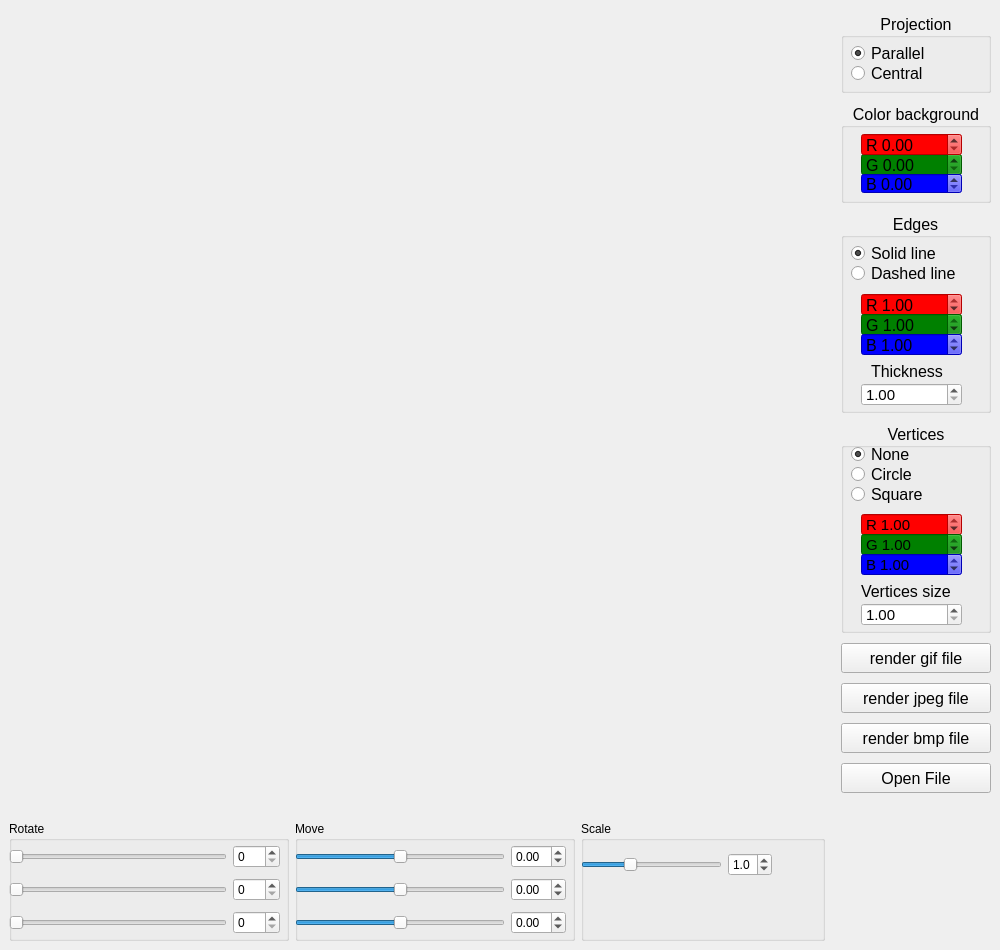
<?xml version="1.0" encoding="UTF-8"?>
<ui version="4.0">
 <class>View</class>
 <widget class="QMainWindow" name="View">
  <property name="geometry">
   <rect>
    <x>0</x>
    <y>0</y>
    <width>1000</width>
    <height>950</height>
   </rect>
  </property>
  <property name="sizePolicy">
   <sizepolicy hsizetype="Fixed" vsizetype="Fixed">
    <horstretch>0</horstretch>
    <verstretch>0</verstretch>
   </sizepolicy>
  </property>
  <property name="minimumSize">
   <size>
    <width>0</width>
    <height>0</height>
   </size>
  </property>
  <property name="maximumSize">
   <size>
    <width>1000</width>
    <height>950</height>
   </size>
  </property>
  <property name="windowTitle">
   <string>View</string>
  </property>
  <widget class="QWidget" name="main_layout">
   <layout class="QHBoxLayout" name="horizontalLayout_4">
    <item>
     <layout class="QVBoxLayout" name="opengl_layout">
      <item>
       <spacer name="verticalSpacer">
        <property name="orientation">
         <enum>Qt::Vertical</enum>
        </property>
        <property name="sizeHint" stdset="0">
         <size>
          <width>20</width>
          <height>40</height>
         </size>
        </property>
       </spacer>
      </item>
      <item>
       <layout class="QHBoxLayout" name="scrolling_layout">
        <item>
         <widget class="QGroupBox" name="gBoxRotate">
          <property name="sizePolicy">
           <sizepolicy hsizetype="Fixed" vsizetype="Fixed">
            <horstretch>0</horstretch>
            <verstretch>0</verstretch>
           </sizepolicy>
          </property>
          <property name="minimumSize">
           <size>
            <width>280</width>
            <height>120</height>
           </size>
          </property>
          <property name="maximumSize">
           <size>
            <width>280</width>
            <height>16777215</height>
           </size>
          </property>
          <property name="title">
           <string>Rotate</string>
          </property>
          <widget class="QWidget" name="layoutWidget">
           <property name="geometry">
            <rect>
             <x>0</x>
             <y>20</y>
             <width>271</width>
             <height>98</height>
            </rect>
           </property>
           <layout class="QVBoxLayout" name="verticalLayout_2">
            <item>
             <layout class="QHBoxLayout" name="horizontalLayout_10">
              <item>
               <widget class="QSlider" name="hRotate_x">
                <property name="minimum">
                 <number>0</number>
                </property>
                <property name="maximum">
                 <number>360</number>
                </property>
                <property name="orientation">
                 <enum>Qt::Horizontal</enum>
                </property>
               </widget>
              </item>
              <item>
               <widget class="QSpinBox" name="sBRotateX">
                <property name="maximum">
                 <number>360</number>
                </property>
               </widget>
              </item>
             </layout>
            </item>
            <item>
             <layout class="QHBoxLayout" name="horizontalLayout_11">
              <item>
               <widget class="QSlider" name="hRotate_y">
                <property name="minimum">
                 <number>0</number>
                </property>
                <property name="maximum">
                 <number>360</number>
                </property>
                <property name="orientation">
                 <enum>Qt::Horizontal</enum>
                </property>
               </widget>
              </item>
              <item>
               <widget class="QSpinBox" name="sBRotateY">
                <property name="maximum">
                 <number>360</number>
                </property>
               </widget>
              </item>
             </layout>
            </item>
            <item>
             <layout class="QHBoxLayout" name="horizontalLayout_12">
              <item>
               <widget class="QSlider" name="hRotate_z">
                <property name="minimum">
                 <number>0</number>
                </property>
                <property name="maximum">
                 <number>360</number>
                </property>
                <property name="orientation">
                 <enum>Qt::Horizontal</enum>
                </property>
               </widget>
              </item>
              <item>
               <widget class="QSpinBox" name="sBRotateZ">
                <property name="maximum">
                 <number>360</number>
                </property>
               </widget>
              </item>
             </layout>
            </item>
           </layout>
          </widget>
         </widget>
        </item>
        <item>
         <widget class="QGroupBox" name="gBoxMove">
          <property name="sizePolicy">
           <sizepolicy hsizetype="Fixed" vsizetype="Fixed">
            <horstretch>0</horstretch>
            <verstretch>0</verstretch>
           </sizepolicy>
          </property>
          <property name="minimumSize">
           <size>
            <width>280</width>
            <height>120</height>
           </size>
          </property>
          <property name="maximumSize">
           <size>
            <width>280</width>
            <height>16777215</height>
           </size>
          </property>
          <property name="title">
           <string>Move</string>
          </property>
          <widget class="QWidget" name="layoutWidget">
           <property name="geometry">
            <rect>
             <x>0</x>
             <y>20</y>
             <width>271</width>
             <height>98</height>
            </rect>
           </property>
           <layout class="QVBoxLayout" name="verticalLayout">
            <item>
             <layout class="QHBoxLayout" name="horizontalLayout">
              <item>
               <widget class="QSlider" name="hMove_x">
                <property name="minimum">
                 <number>-100</number>
                </property>
                <property name="maximum">
                 <number>100</number>
                </property>
                <property name="orientation">
                 <enum>Qt::Horizontal</enum>
                </property>
               </widget>
              </item>
              <item>
               <widget class="QDoubleSpinBox" name="dSBMoveX">
                <property name="minimum">
                 <double>-1.000000000000000</double>
                </property>
                <property name="maximum">
                 <double>1.000000000000000</double>
                </property>
                <property name="singleStep">
                 <double>0.010000000000000</double>
                </property>
               </widget>
              </item>
             </layout>
            </item>
            <item>
             <layout class="QHBoxLayout" name="horizontalLayout_2">
              <item>
               <widget class="QSlider" name="hMove_y">
                <property name="minimum">
                 <number>-100</number>
                </property>
                <property name="maximum">
                 <number>100</number>
                </property>
                <property name="orientation">
                 <enum>Qt::Horizontal</enum>
                </property>
               </widget>
              </item>
              <item>
               <widget class="QDoubleSpinBox" name="dSBMoveY">
                <property name="minimum">
                 <double>-1.000000000000000</double>
                </property>
                <property name="maximum">
                 <double>1.000000000000000</double>
                </property>
                <property name="singleStep">
                 <double>0.010000000000000</double>
                </property>
               </widget>
              </item>
             </layout>
            </item>
            <item>
             <layout class="QHBoxLayout" name="horizontalLayout_3">
              <property name="spacing">
               <number>6</number>
              </property>
              <item>
               <widget class="QSlider" name="hMove_z">
                <property name="minimum">
                 <number>-100</number>
                </property>
                <property name="maximum">
                 <number>100</number>
                </property>
                <property name="orientation">
                 <enum>Qt::Horizontal</enum>
                </property>
               </widget>
              </item>
              <item>
               <widget class="QDoubleSpinBox" name="dSBMoveZ">
                <property name="minimum">
                 <double>-1.000000000000000</double>
                </property>
                <property name="maximum">
                 <double>1.000000000000000</double>
                </property>
                <property name="singleStep">
                 <double>0.010000000000000</double>
                </property>
               </widget>
              </item>
             </layout>
            </item>
           </layout>
          </widget>
         </widget>
        </item>
        <item>
         <widget class="QGroupBox" name="gBoxScale">
          <property name="sizePolicy">
           <sizepolicy hsizetype="Fixed" vsizetype="Fixed">
            <horstretch>0</horstretch>
            <verstretch>0</verstretch>
           </sizepolicy>
          </property>
          <property name="minimumSize">
           <size>
            <width>200</width>
            <height>120</height>
           </size>
          </property>
          <property name="maximumSize">
           <size>
            <width>280</width>
            <height>16777215</height>
           </size>
          </property>
          <property name="title">
           <string>Scale</string>
          </property>
          <widget class="QWidget" name="layoutWidget">
           <property name="geometry">
            <rect>
             <x>0</x>
             <y>30</y>
             <width>191</width>
             <height>28</height>
            </rect>
           </property>
           <layout class="QHBoxLayout" name="horizontalLayout_8">
            <item>
             <widget class="QSlider" name="hScale">
              <property name="minimum">
               <number>50</number>
              </property>
              <property name="maximum">
               <number>200</number>
              </property>
              <property name="singleStep">
               <number>10</number>
              </property>
              <property name="value">
               <number>100</number>
              </property>
              <property name="orientation">
               <enum>Qt::Horizontal</enum>
              </property>
             </widget>
            </item>
            <item>
             <widget class="QDoubleSpinBox" name="dSBScale">
              <property name="decimals">
               <number>1</number>
              </property>
              <property name="minimum">
               <double>0.500000000000000</double>
              </property>
              <property name="maximum">
               <double>1.500000000000000</double>
              </property>
              <property name="singleStep">
               <double>0.100000000000000</double>
              </property>
              <property name="value">
               <double>1.000000000000000</double>
              </property>
             </widget>
            </item>
           </layout>
          </widget>
         </widget>
        </item>
       </layout>
      </item>
     </layout>
    </item>
    <item>
     <spacer name="horizontalSpacer">
      <property name="orientation">
       <enum>Qt::Horizontal</enum>
      </property>
      <property name="sizeType">
       <enum>QSizePolicy::Fixed</enum>
      </property>
      <property name="sizeHint" stdset="0">
       <size>
        <width>10</width>
        <height>20</height>
       </size>
      </property>
     </spacer>
    </item>
    <item>
     <layout class="QVBoxLayout" name="manipulation_layout">
      <item>
       <widget class="QGroupBox" name="groupBox_Projection">
        <property name="sizePolicy">
         <sizepolicy hsizetype="Fixed" vsizetype="Fixed">
          <horstretch>100</horstretch>
          <verstretch>100</verstretch>
         </sizepolicy>
        </property>
        <property name="minimumSize">
         <size>
          <width>150</width>
          <height>80</height>
         </size>
        </property>
        <property name="maximumSize">
         <size>
          <width>150</width>
          <height>80</height>
         </size>
        </property>
        <property name="font">
         <font>
          <pointsize>12</pointsize>
         </font>
        </property>
        <property name="title">
         <string>Projection</string>
        </property>
        <property name="alignment">
         <set>Qt::AlignCenter</set>
        </property>
        <widget class="QRadioButton" name="parallelProjection">
         <property name="geometry">
          <rect>
           <x>10</x>
           <y>30</y>
           <width>99</width>
           <height>20</height>
          </rect>
         </property>
         <property name="text">
          <string>Parallel </string>
         </property>
         <property name="checked">
          <bool>true</bool>
         </property>
        </widget>
        <widget class="QRadioButton" name="centralProjection">
         <property name="geometry">
          <rect>
           <x>10</x>
           <y>50</y>
           <width>99</width>
           <height>20</height>
          </rect>
         </property>
         <property name="text">
          <string>Central</string>
         </property>
        </widget>
       </widget>
      </item>
      <item>
       <widget class="QGroupBox" name="groupBox_Background">
        <property name="sizePolicy">
         <sizepolicy hsizetype="Fixed" vsizetype="Fixed">
          <horstretch>0</horstretch>
          <verstretch>0</verstretch>
         </sizepolicy>
        </property>
        <property name="minimumSize">
         <size>
          <width>10</width>
          <height>100</height>
         </size>
        </property>
        <property name="maximumSize">
         <size>
          <width>150</width>
          <height>100</height>
         </size>
        </property>
        <property name="font">
         <font>
          <pointsize>12</pointsize>
         </font>
        </property>
        <property name="title">
         <string>Color background</string>
        </property>
        <property name="alignment">
         <set>Qt::AlignCenter</set>
        </property>
        <widget class="QDoubleSpinBox" name="greenBackground">
         <property name="geometry">
          <rect>
           <x>20</x>
           <y>50</y>
           <width>101</width>
           <height>23</height>
          </rect>
         </property>
         <property name="font">
          <font>
           <pointsize>12</pointsize>
          </font>
         </property>
         <property name="styleSheet">
          <string notr="true">QDoubleSpinBox
{
background : green
;
}
</string>
         </property>
         <property name="prefix">
          <string>G </string>
         </property>
         <property name="maximum">
          <double>1.000000000000000</double>
         </property>
         <property name="singleStep">
          <double>0.010000000000000</double>
         </property>
        </widget>
        <widget class="QDoubleSpinBox" name="blueBackground">
         <property name="geometry">
          <rect>
           <x>20</x>
           <y>70</y>
           <width>101</width>
           <height>21</height>
          </rect>
         </property>
         <property name="font">
          <font>
           <pointsize>12</pointsize>
          </font>
         </property>
         <property name="styleSheet">
          <string notr="true">QDoubleSpinBox
{
background : blue;
}
</string>
         </property>
         <property name="prefix">
          <string>B </string>
         </property>
         <property name="maximum">
          <double>1.000000000000000</double>
         </property>
         <property name="singleStep">
          <double>0.010000000000000</double>
         </property>
        </widget>
        <widget class="QDoubleSpinBox" name="redBackground">
         <property name="geometry">
          <rect>
           <x>20</x>
           <y>30</y>
           <width>101</width>
           <height>23</height>
          </rect>
         </property>
         <property name="font">
          <font>
           <pointsize>12</pointsize>
          </font>
         </property>
         <property name="styleSheet">
          <string notr="true">QDoubleSpinBox
{
background : red;
}
</string>
         </property>
         <property name="prefix">
          <string>R </string>
         </property>
         <property name="maximum">
          <double>1.000000000000000</double>
         </property>
         <property name="singleStep">
          <double>0.010000000000000</double>
         </property>
        </widget>
       </widget>
      </item>
      <item>
       <widget class="QGroupBox" name="groupBox_Line">
        <property name="sizePolicy">
         <sizepolicy hsizetype="Fixed" vsizetype="Fixed">
          <horstretch>0</horstretch>
          <verstretch>0</verstretch>
         </sizepolicy>
        </property>
        <property name="minimumSize">
         <size>
          <width>150</width>
          <height>200</height>
         </size>
        </property>
        <property name="maximumSize">
         <size>
          <width>135</width>
          <height>200</height>
         </size>
        </property>
        <property name="font">
         <font>
          <pointsize>12</pointsize>
         </font>
        </property>
        <property name="title">
         <string>Edges</string>
        </property>
        <property name="alignment">
         <set>Qt::AlignCenter</set>
        </property>
        <widget class="QRadioButton" name="solidLine">
         <property name="geometry">
          <rect>
           <x>10</x>
           <y>30</y>
           <width>121</width>
           <height>20</height>
          </rect>
         </property>
         <property name="font">
          <font>
           <pointsize>12</pointsize>
          </font>
         </property>
         <property name="text">
          <string>Solid line</string>
         </property>
         <property name="checked">
          <bool>true</bool>
         </property>
        </widget>
        <widget class="QRadioButton" name="dashedLine">
         <property name="geometry">
          <rect>
           <x>10</x>
           <y>50</y>
           <width>131</width>
           <height>20</height>
          </rect>
         </property>
         <property name="font">
          <font>
           <pointsize>12</pointsize>
           <italic>false</italic>
           <bold>false</bold>
          </font>
         </property>
         <property name="text">
          <string>Dashed line</string>
         </property>
         <property name="checked">
          <bool>false</bool>
         </property>
        </widget>
        <widget class="QDoubleSpinBox" name="redLine">
         <property name="geometry">
          <rect>
           <x>20</x>
           <y>80</y>
           <width>101</width>
           <height>23</height>
          </rect>
         </property>
         <property name="font">
          <font>
           <pointsize>12</pointsize>
          </font>
         </property>
         <property name="styleSheet">
          <string notr="true">QDoubleSpinBox
{
background : red;
}
</string>
         </property>
         <property name="prefix">
          <string>R </string>
         </property>
         <property name="maximum">
          <double>1.000000000000000</double>
         </property>
         <property name="singleStep">
          <double>0.010000000000000</double>
         </property>
         <property name="value">
          <double>1.000000000000000</double>
         </property>
        </widget>
        <widget class="QDoubleSpinBox" name="greenLine">
         <property name="geometry">
          <rect>
           <x>20</x>
           <y>100</y>
           <width>101</width>
           <height>23</height>
          </rect>
         </property>
         <property name="font">
          <font>
           <pointsize>12</pointsize>
          </font>
         </property>
         <property name="styleSheet">
          <string notr="true">QDoubleSpinBox
{
background : green;
}
</string>
         </property>
         <property name="prefix">
          <string>G </string>
         </property>
         <property name="maximum">
          <double>1.000000000000000</double>
         </property>
         <property name="singleStep">
          <double>0.010000000000000</double>
         </property>
         <property name="value">
          <double>1.000000000000000</double>
         </property>
        </widget>
        <widget class="QDoubleSpinBox" name="blueLine">
         <property name="geometry">
          <rect>
           <x>20</x>
           <y>120</y>
           <width>101</width>
           <height>23</height>
          </rect>
         </property>
         <property name="font">
          <font>
           <pointsize>12</pointsize>
          </font>
         </property>
         <property name="styleSheet">
          <string notr="true">QDoubleSpinBox
{
background : blue;
}
</string>
         </property>
         <property name="prefix">
          <string>B </string>
         </property>
         <property name="maximum">
          <double>1.000000000000000</double>
         </property>
         <property name="singleStep">
          <double>0.010000000000000</double>
         </property>
         <property name="value">
          <double>1.000000000000000</double>
         </property>
        </widget>
        <widget class="QDoubleSpinBox" name="lineWidth">
         <property name="geometry">
          <rect>
           <x>20</x>
           <y>170</y>
           <width>101</width>
           <height>23</height>
          </rect>
         </property>
         <property name="font">
          <font>
           <pointsize>11</pointsize>
          </font>
         </property>
         <property name="minimum">
          <double>1.000000000000000</double>
         </property>
         <property name="maximum">
          <double>10.000000000000000</double>
         </property>
         <property name="value">
          <double>1.000000000000000</double>
         </property>
        </widget>
        <widget class="QLabel" name="label">
         <property name="geometry">
          <rect>
           <x>30</x>
           <y>150</y>
           <width>81</width>
           <height>16</height>
          </rect>
         </property>
         <property name="text">
          <string>Thickness </string>
         </property>
        </widget>
       </widget>
      </item>
      <item>
       <widget class="QGroupBox" name="groupBox_2">
        <property name="sizePolicy">
         <sizepolicy hsizetype="Fixed" vsizetype="Fixed">
          <horstretch>100</horstretch>
          <verstretch>200</verstretch>
         </sizepolicy>
        </property>
        <property name="minimumSize">
         <size>
          <width>150</width>
          <height>210</height>
         </size>
        </property>
        <property name="maximumSize">
         <size>
          <width>150</width>
          <height>210</height>
         </size>
        </property>
        <property name="font">
         <font>
          <pointsize>12</pointsize>
         </font>
        </property>
        <property name="title">
         <string>Vertices</string>
        </property>
        <property name="alignment">
         <set>Qt::AlignCenter</set>
        </property>
        <widget class="QRadioButton" name="rdCircleVertices">
         <property name="geometry">
          <rect>
           <x>10</x>
           <y>40</y>
           <width>112</width>
           <height>23</height>
          </rect>
         </property>
         <property name="text">
          <string>Circle</string>
         </property>
        </widget>
        <widget class="QRadioButton" name="rdNoneVertices">
         <property name="geometry">
          <rect>
           <x>10</x>
           <y>20</y>
           <width>112</width>
           <height>23</height>
          </rect>
         </property>
         <property name="text">
          <string>None</string>
         </property>
         <property name="checkable">
          <bool>true</bool>
         </property>
         <property name="checked">
          <bool>true</bool>
         </property>
        </widget>
        <widget class="QRadioButton" name="rdSquareVertices">
         <property name="geometry">
          <rect>
           <x>10</x>
           <y>60</y>
           <width>112</width>
           <height>23</height>
          </rect>
         </property>
         <property name="text">
          <string>Square</string>
         </property>
        </widget>
        <widget class="QDoubleSpinBox" name="redLine_Verticles">
         <property name="geometry">
          <rect>
           <x>20</x>
           <y>90</y>
           <width>101</width>
           <height>23</height>
          </rect>
         </property>
         <property name="font">
          <font>
           <pointsize>11</pointsize>
          </font>
         </property>
         <property name="styleSheet">
          <string notr="true">QDoubleSpinBox
{
background : red;
}
</string>
         </property>
         <property name="prefix">
          <string>R </string>
         </property>
         <property name="maximum">
          <double>1.000000000000000</double>
         </property>
         <property name="singleStep">
          <double>0.010000000000000</double>
         </property>
         <property name="value">
          <double>1.000000000000000</double>
         </property>
        </widget>
        <widget class="QDoubleSpinBox" name="greenLine_Verticles">
         <property name="geometry">
          <rect>
           <x>20</x>
           <y>110</y>
           <width>101</width>
           <height>23</height>
          </rect>
         </property>
         <property name="font">
          <font>
           <pointsize>11</pointsize>
          </font>
         </property>
         <property name="styleSheet">
          <string notr="true">QDoubleSpinBox
{
background : green;
}
</string>
         </property>
         <property name="prefix">
          <string>G </string>
         </property>
         <property name="maximum">
          <double>1.000000000000000</double>
         </property>
         <property name="singleStep">
          <double>0.010000000000000</double>
         </property>
         <property name="value">
          <double>1.000000000000000</double>
         </property>
        </widget>
        <widget class="QDoubleSpinBox" name="blueLine_Verticles">
         <property name="geometry">
          <rect>
           <x>20</x>
           <y>130</y>
           <width>101</width>
           <height>23</height>
          </rect>
         </property>
         <property name="font">
          <font>
           <pointsize>11</pointsize>
          </font>
         </property>
         <property name="styleSheet">
          <string notr="true">QDoubleSpinBox
{
background : blue;
}
</string>
         </property>
         <property name="prefix">
          <string>B </string>
         </property>
         <property name="maximum">
          <double>1.000000000000000</double>
         </property>
         <property name="singleStep">
          <double>0.010000000000000</double>
         </property>
         <property name="value">
          <double>1.000000000000000</double>
         </property>
        </widget>
        <widget class="QDoubleSpinBox" name="dSb_verticesSize">
         <property name="geometry">
          <rect>
           <x>20</x>
           <y>180</y>
           <width>101</width>
           <height>23</height>
          </rect>
         </property>
         <property name="font">
          <font>
           <pointsize>11</pointsize>
          </font>
         </property>
         <property name="minimum">
          <double>1.000000000000000</double>
         </property>
         <property name="maximum">
          <double>10.000000000000000</double>
         </property>
         <property name="value">
          <double>1.000000000000000</double>
         </property>
        </widget>
        <widget class="QLabel" name="label_2">
         <property name="geometry">
          <rect>
           <x>20</x>
           <y>160</y>
           <width>101</width>
           <height>17</height>
          </rect>
         </property>
         <property name="text">
          <string>Vertices size</string>
         </property>
        </widget>
       </widget>
      </item>
      <item>
       <widget class="QPushButton" name="gifButton">
        <property name="sizePolicy">
         <sizepolicy hsizetype="Fixed" vsizetype="Fixed">
          <horstretch>0</horstretch>
          <verstretch>0</verstretch>
         </sizepolicy>
        </property>
        <property name="minimumSize">
         <size>
          <width>150</width>
          <height>30</height>
         </size>
        </property>
        <property name="maximumSize">
         <size>
          <width>150</width>
          <height>30</height>
         </size>
        </property>
        <property name="font">
         <font>
          <pointsize>12</pointsize>
         </font>
        </property>
        <property name="text">
         <string>render gif file</string>
        </property>
       </widget>
      </item>
      <item>
       <widget class="QPushButton" name="pngButton">
        <property name="minimumSize">
         <size>
          <width>150</width>
          <height>30</height>
         </size>
        </property>
        <property name="maximumSize">
         <size>
          <width>150</width>
          <height>30</height>
         </size>
        </property>
        <property name="font">
         <font>
          <pointsize>12</pointsize>
         </font>
        </property>
        <property name="text">
         <string>render jpeg file</string>
        </property>
       </widget>
      </item>
      <item>
       <widget class="QPushButton" name="bmpButton">
        <property name="minimumSize">
         <size>
          <width>150</width>
          <height>30</height>
         </size>
        </property>
        <property name="maximumSize">
         <size>
          <width>150</width>
          <height>30</height>
         </size>
        </property>
        <property name="font">
         <font>
          <pointsize>12</pointsize>
         </font>
        </property>
        <property name="text">
         <string>render bmp file</string>
        </property>
       </widget>
      </item>
      <item>
       <widget class="QPushButton" name="OpenFile">
        <property name="sizePolicy">
         <sizepolicy hsizetype="Fixed" vsizetype="Fixed">
          <horstretch>0</horstretch>
          <verstretch>0</verstretch>
         </sizepolicy>
        </property>
        <property name="minimumSize">
         <size>
          <width>50</width>
          <height>30</height>
         </size>
        </property>
        <property name="maximumSize">
         <size>
          <width>150</width>
          <height>30</height>
         </size>
        </property>
        <property name="font">
         <font>
          <pointsize>12</pointsize>
         </font>
        </property>
        <property name="text">
         <string>Open File</string>
        </property>
       </widget>
      </item>
      <item>
       <widget class="QLabel" name="filePath_label">
        <property name="sizePolicy">
         <sizepolicy hsizetype="Fixed" vsizetype="Fixed">
          <horstretch>0</horstretch>
          <verstretch>0</verstretch>
         </sizepolicy>
        </property>
        <property name="maximumSize">
         <size>
          <width>170</width>
          <height>80</height>
         </size>
        </property>
        <property name="text">
         <string/>
        </property>
        <property name="wordWrap">
         <bool>true</bool>
        </property>
       </widget>
      </item>
      <item>
       <widget class="QLabel" name="countVertAndEdges">
        <property name="sizePolicy">
         <sizepolicy hsizetype="Fixed" vsizetype="Fixed">
          <horstretch>0</horstretch>
          <verstretch>0</verstretch>
         </sizepolicy>
        </property>
        <property name="minimumSize">
         <size>
          <width>150</width>
          <height>40</height>
         </size>
        </property>
        <property name="maximumSize">
         <size>
          <width>150</width>
          <height>20</height>
         </size>
        </property>
        <property name="text">
         <string/>
        </property>
        <property name="wordWrap">
         <bool>true</bool>
        </property>
       </widget>
      </item>
     </layout>
    </item>
   </layout>
  </widget>
 </widget>
 <resources/>
 <connections/>
</ui>
